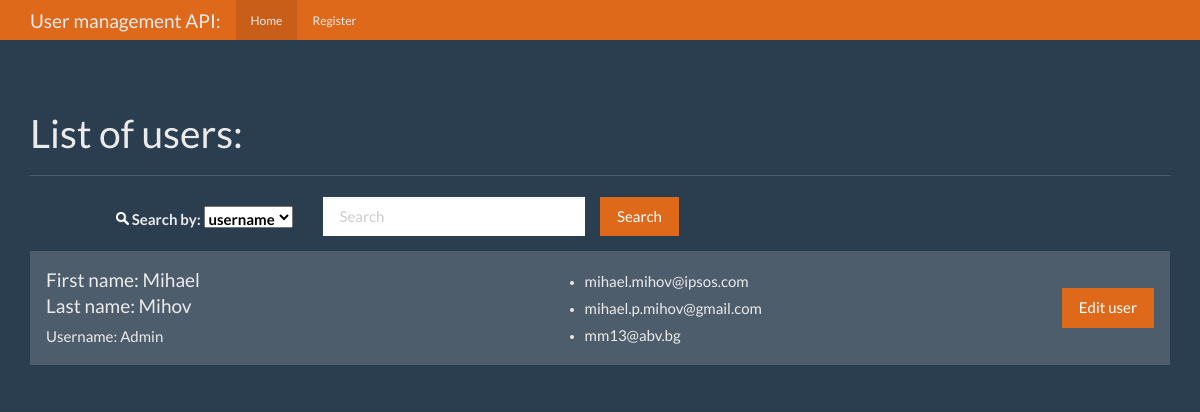
Before: / with the older database file.
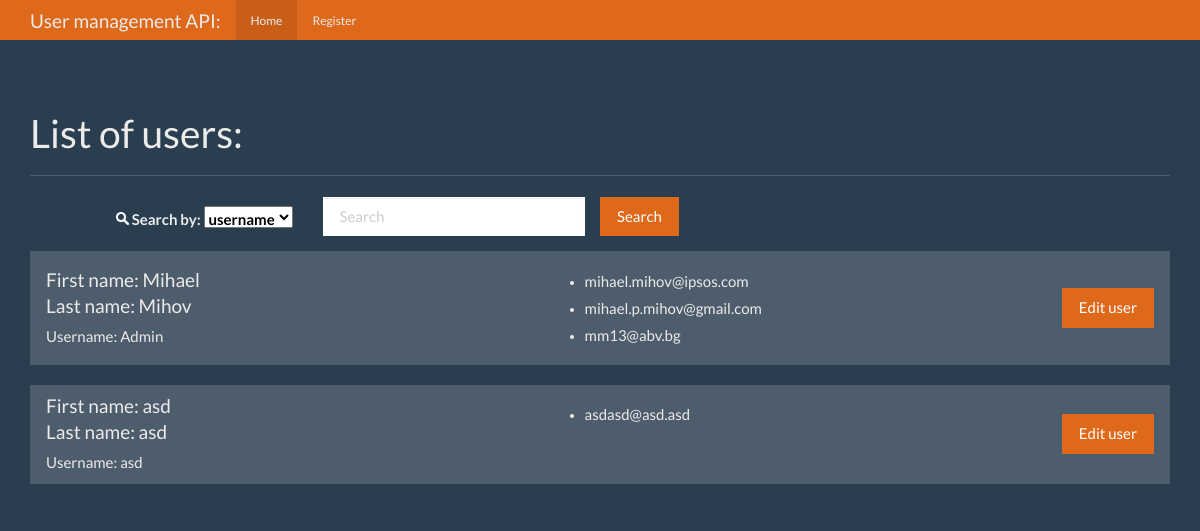
After: the same page with the newer database file.
### app.py (models this page shows, shortened)
class Users(db.Model):
    id = db.Column(db.Integer, primary_key=True, nullable=False)
    username = db.Column(db.String(80), unique=True, nullable=False)
    firstname = db.Column(db.String(80), nullable=False)
    lastname = db.Column(db.String(80), nullable=False)
    emails = db.relationship('Emaildb', backref='users', lazy='dynamic')

class Emaildb(db.Model):
    id = db.Column(db.Integer, primary_key=True)
    email = db.Column(db.String(120), nullable=False)
    user_id = db.Column(db.Integer, db.ForeignKey('users.id'))

### app.py (the view, shortened to what this page needs)
@app.route('/', methods=['GET', 'POST'])
def index():
    sel1 = ""
    sel2 = ""
    if request.method == 'GET':
        sel1 = "selected"
        users = Users.query.order_by(Users.firstname).all()
        return render_template('home.html', sel1=sel1, sel2=sel2, users=users)

### templates/home.html (shortened to what this page needs)
{% extends "base.html" %}
  {% block body %}
    <nav class="navbar navbar-inverse navbar-fixed-top">
      <div class="container">
        <div class="navbar-header">
          <a class="navbar-brand" href="{{ url_for('index') }}">User management API:</a>
        </div>
        <div id="navbar" class="navbar-nav mr-auto">
          <ul class="nav navbar-nav">
            <li class="active"><a href="{{ url_for('index') }}">Home</a></li>
            <li><a href="{{ url_for('register') }}">Register</a></li>
          </ul>
        </div>
      </div>
    </nav>
    <div class="container theme-showcase" role="main">
      <div class="page-header">
        <h1>List of users:</h1>
      </div>
      <form class="form-horizontal" method="POST" action="{{ url_for('index') }}">
        <fieldset>
          <div class="form-group">
            <label for="find_user" class="col-lg-3 control-label" style="font-size: 1em;"><img src="{{ url_for('static', filename='search.png') }}" height="13px" style="vertical-align: baseline;"> Search by:
              <select name='search_by' style="color: black;">
                <option value="1" {{ sel1 }}>username</option>
              </select>
            </label>
            <div>
              <div class="col-lg-3"><input type="text" class="form-control" name="find_user" placeholder="Search"></div>
              <div><button type="submit" class="btn btn-primary">Search</button></div>
            </div>
          </div>
        </fieldset>
      </form>
      {% for user in users %}
      <div class="row">
        <div class="col-lg-12">
          <div class="list-group">
            <div class="list-group-item">
              <table style="width: 100%;">
                <tr>
                  <td style="width: 45%;">
                    <h4 class="list-group-item-heading">First name: {{ user.firstname }} </h4>
                    <h4 class="list-group-item-heading">Last name: {{ user.lastname }} </h4>
                    <h5 class="list-group-item-text">Username: {{ user.username }}</h5>
                  </td>
                  <td style="float: left;">
                    <ul>
                      {% for email in user.emails.all() %}
                      {% if email.user_id == user.id %}
                      <li><h5>{{ email.email }}</h5></li>
                      {% endif %}
                      {% endfor %}
                    </ul>
                  </td>
                  <td style="width: 15%;"><a href="{{ url_for('edit', user_id=user.id) }}"  class="btn btn-primary" style="float: right;">Edit user</a></td>
                </tr>
              </table>
            </div>
          </div>
        </div>
      </div>
      {% endfor %}
    </div>
  {% endblock %}

### templates/base.html (shortened to what this page needs)
<!DOCTYPE html>
<html lang="en">
  <head>
    <link href="{{ url_for('static', filename='bootstrap.min.css') }}" rel="stylesheet">
    <link href="{{ url_for('static', filename='theme.css') }}" rel="stylesheet">
  </head>
  <body>
  {% block body %} {% endblock %}
  </body>
</html>

### static/theme.css (style rules this page uses)
body { padding-top: 70px; padding-bottom: 30px; }

Changed rows visible on the page:
added Users: firstname "asd", lastname "asd", username "asd"
added Emaildb: email "asdasd@asd.asd", shown under "asd"
